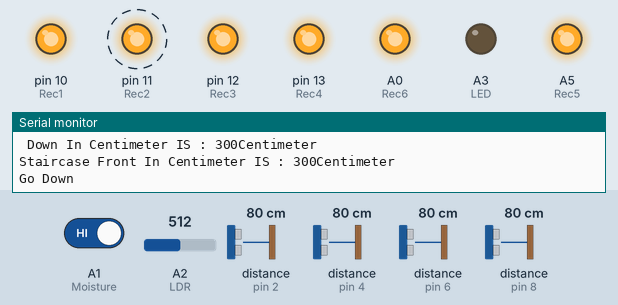
This sketch was run on a simulated Arduino Nano, built with avr-gcc and run on an emulated ATmega328P. On the bench: output pins drawn as LEDs (lit = HIGH), the last lines printed to the serial monitor. Wiring (inferred from the names in the program): 4 × ultrasonic range finder: trigger pin 3, echo pin 2 / trigger pin 5, echo pin 4 / trigger pin 7, echo pin 6 / trigger pin 9, echo pin 8. Dashed ring = blinking. Inputs (shaded band) come from the test bench; at power-on: distance to the obstacle (sensors on pin 2, pin 4, pin 6, pin 8) 80 cm, A2 (LDR) = 512, A1 (Moisture) HIGH. The echo pulse lasts 58.3 µs per cm; pins used as bus, display or sensor lines are not drawn.

Above: at 3.0 s.
3.1 s: distance to the obstacle (sensor on pin 2) set to 24 cm
9.4 s: distance to the obstacle (sensor on pin 2) set to 19 cm
At 12.3 s:
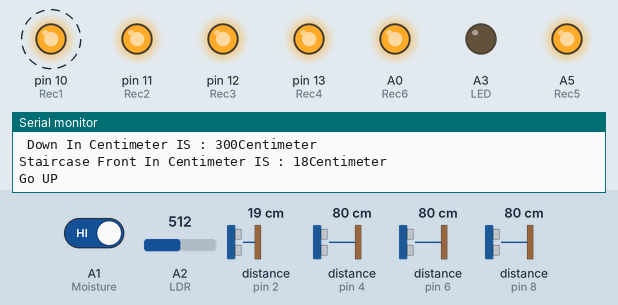
15.7 s: A2 (LDR) set to 34
21.1 s: A2 (LDR) set to 27
At 25.1 s:
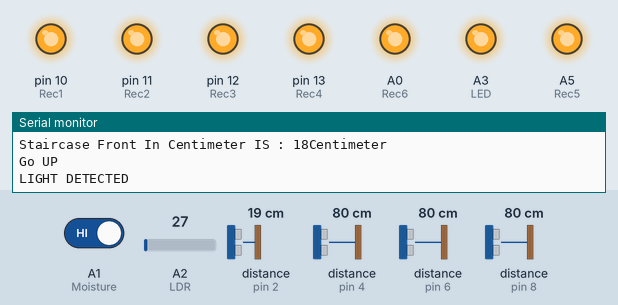
27.4 s: A1 (Moisture) driven LOW
At 33.5 s:
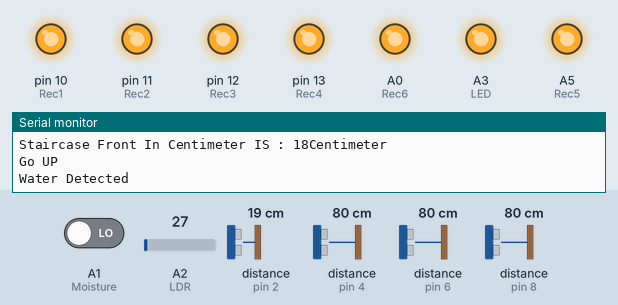
33.7 s: distance to the obstacle (sensor on pin 2) set to 35 cm
At 38.4 s:
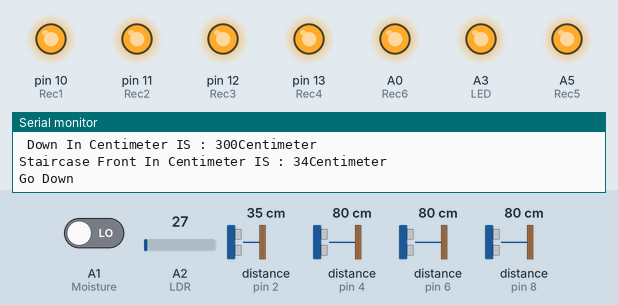
Timing chart, 0 to 39.6 s (numbered marks = the images above; inputs shaded):
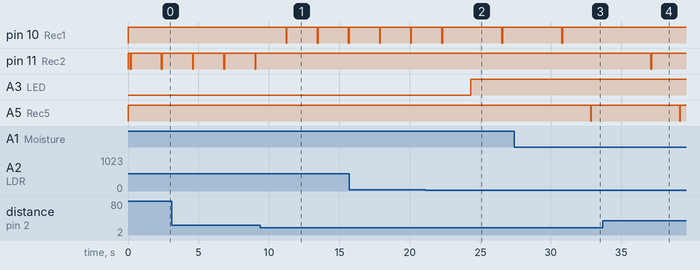

The sketch:

BLIND_STICK_NEW.ino
```cpp
int trigger3=5;//3rd
int echo3=4;

int trigger4=3;//4th
int echo4=2;

int trigger2=7;//2nd
int echo2=6;

int trigger1=9;//1st
int echo1=8;


int Rec1=10;
int Rec2=11;
int Rec3=12;
int Rec4=13;
int Rec5=A5;

int Rec6=A0;
int Rec7=A6;
int Moisture=A1;
int LDR=A2;

int LED=A3;

int Time1,Time2,Time3,Time4;
int distance1,distance2,distance3,distance4;


void setup() {
  pinMode(trigger1,OUTPUT);
  pinMode(echo1,INPUT);

  pinMode(trigger2,OUTPUT);
  pinMode(echo2,INPUT);

  pinMode(trigger3,OUTPUT);
  pinMode(echo3,INPUT);

  pinMode(trigger4,OUTPUT);
  pinMode(echo4,INPUT);

 pinMode(Rec6,OUTPUT);
 digitalWrite(Rec6,HIGH);

 pinMode(Rec7,OUTPUT);
 digitalWrite(Rec7,HIGH);
pinMode(Rec1,OUTPUT);
pinMode(Rec2,OUTPUT);
pinMode(Rec3,OUTPUT);
pinMode(Rec4,OUTPUT);
pinMode(Rec5,OUTPUT);
digitalWrite(Rec1,HIGH);
digitalWrite(Rec2,HIGH);
digitalWrite(Rec3,HIGH);
digitalWrite(Rec4,HIGH);
digitalWrite(Rec5,HIGH);

pinMode(Moisture,INPUT);
pinMode(LDR,INPUT);
pinMode(LED,OUTPUT);
digitalWrite(LED,LOW);
  Serial.begin(9600);


}

void loop() {

  int M=digitalRead(Moisture);
  Serial.print("Moisture =");
  Serial.println(M);

  int L=analogRead(LDR);
  Serial.print("LDR =");
  Serial.println(L);


 digitalWrite(trigger1,LOW);
 delayMicroseconds(2);
 digitalWrite(trigger1,HIGH);
 delayMicroseconds(2);
 digitalWrite(trigger1,LOW);
Time1=pulseIn(echo1,HIGH);
distance1=Time1/29/2;


 digitalWrite(trigger2,LOW);
 delayMicroseconds(2);
 digitalWrite(trigger2,HIGH);
 delayMicroseconds(2);
 digitalWrite(trigger2,LOW);
Time2=pulseIn(echo2,HIGH);
distance2=Time2/29/2;


  digitalWrite(trigger3,LOW);
 delayMicroseconds(2);
 digitalWrite(trigger3,HIGH);
 delayMicroseconds(2);
 digitalWrite(trigger3,LOW);


Time3=pulseIn(echo3,HIGH);
distance3=Time3/29/2;

digitalWrite(trigger4,LOW);
 delayMicroseconds(2);
 digitalWrite(trigger4,HIGH);
 delayMicroseconds(2);
 digitalWrite(trigger4,LOW);


Time4=pulseIn(echo4,HIGH);
distance4=Time4/29/2;

if(distance1>=70&&distance1<=80)
  distance1=300;
if(distance2>=70&&distance2<=80)
  distance2=300;
if(distance3>=70&&distance3<=80)
  distance3=300;
if(distance4>=70&&distance4<=80)
  distance4=300;


Serial.print("Front Obstacle In Centimeter IS : ");
Serial.print(distance1);
Serial.println("Centimeter");


Serial.print("Divider Obstacle In Centimeter IS : ");
Serial.print(distance2);
Serial.println("Centimeter");


Serial.print(" Down In Centimeter IS : ");
Serial.print(distance3);
Serial.println("Centimeter");

Serial.print("Staircase Front In Centimeter IS : ");
Serial.print(distance4);
Serial.println("Centimeter");


if((distance4<=20))//GO UP
{
    Serial.println("Go UP");
    digitalWrite(Rec1,LOW);
    delay(50);
    digitalWrite(Rec1,HIGH);
    delay(2000);
}
else if(distance3>22)//GO DOWN
{
    Serial.println("Go Down");
    digitalWrite(Rec2,LOW);
    delay(50);
    digitalWrite(Rec2,HIGH);
    delay(2000);
}
else if(((distance2<=100)&&(distance4<=100)&&(distance1>110)&&(distance3>10)))//lower oject 100
{
    Serial.println("Lower Object Detected");
    digitalWrite(Rec3,LOW);
    delay(50);
    digitalWrite(Rec3,HIGH);
    delay(2000);
}

else if((distance1<=100)&&(distance2<=90)&&(distance4<=100)&&(distance3>10))//Main object 150
{
    Serial.println("Main Object Detected");
    // digitalWrite(Vib,HIGH);
    digitalWrite(Rec4,LOW);
    delay(50);
    digitalWrite(Rec4,HIGH);

    delay(2000);

    /*Go Stright Logic*/
 Loop:
      digitalWrite(trigger1,LOW);
      delayMicroseconds(2);
      digitalWrite(trigger1,HIGH);
      delayMicroseconds(2);
      digitalWrite(trigger1,LOW);
      Time1=pulseIn(echo1,HIGH);
      distance1=Time1/29/2;
      Serial.println(distance1);
      if(distance1>=70&&distance1<=80)
        distance1=300;
      if(distance1>=100)
      {
        Serial.println("Go Stright");
        digitalWrite(Rec6,LOW);
        delay(50);
        digitalWrite(Rec6,HIGH);
        delay(5000);
      }
      else
        goto Loop;


}


if(M==0)
{
    Serial.println("Water Detected");
    digitalWrite(Rec5,LOW);
    delay(50);
    digitalWrite(Rec5,HIGH);
    delay(2000);
}


if(L<=30)
{

    digitalWrite(LED,HIGH);
    Serial.println("LIGHT DETECTED");
        digitalWrite(Rec7,LOW);
        delay(50);
        digitalWrite(Rec7,HIGH);
        delay(2000);

}
else
{
  digitalWrite(LED,LOW);
}

//delay(3000);
}
```

Measured:
- the behaviour switches between 22 and 21 cm on distance to the obstacle (sensor on pin 2) (found by bisection; images 0 and 1)
- the behaviour switches between 31 and 30 on A2 (LDR) (found by bisection; images 1 and 2)
- after the input at 9.4 s, pin 10 (Rec1): alternates HIGH for 2.2 s and LOW for 0.05 s, starting after 1.8 s; pin 11 (Rec2): stops changing and stays HIGH
- after the input at 21.1 s, pin 10 (Rec1): HIGH → LOW after 5.4 s, → HIGH 0.05 s later; A3 (LED): LOW → HIGH after 3.2 s
- after the input at 27.4 s, A5 (Rec5): HIGH → LOW after 5.4 s, → HIGH 0.05 s later
- after the input at 33.7 s, pin 10 (Rec1): stays HIGH (without the input it goes to LOW after 3.4 s); pin 11 (Rec2): HIGH → LOW after 3.4 s, → HIGH 0.05 s later
- by itself, pin 11 (Rec2): alternates HIGH for 2.2 s and LOW for 0.05 s
